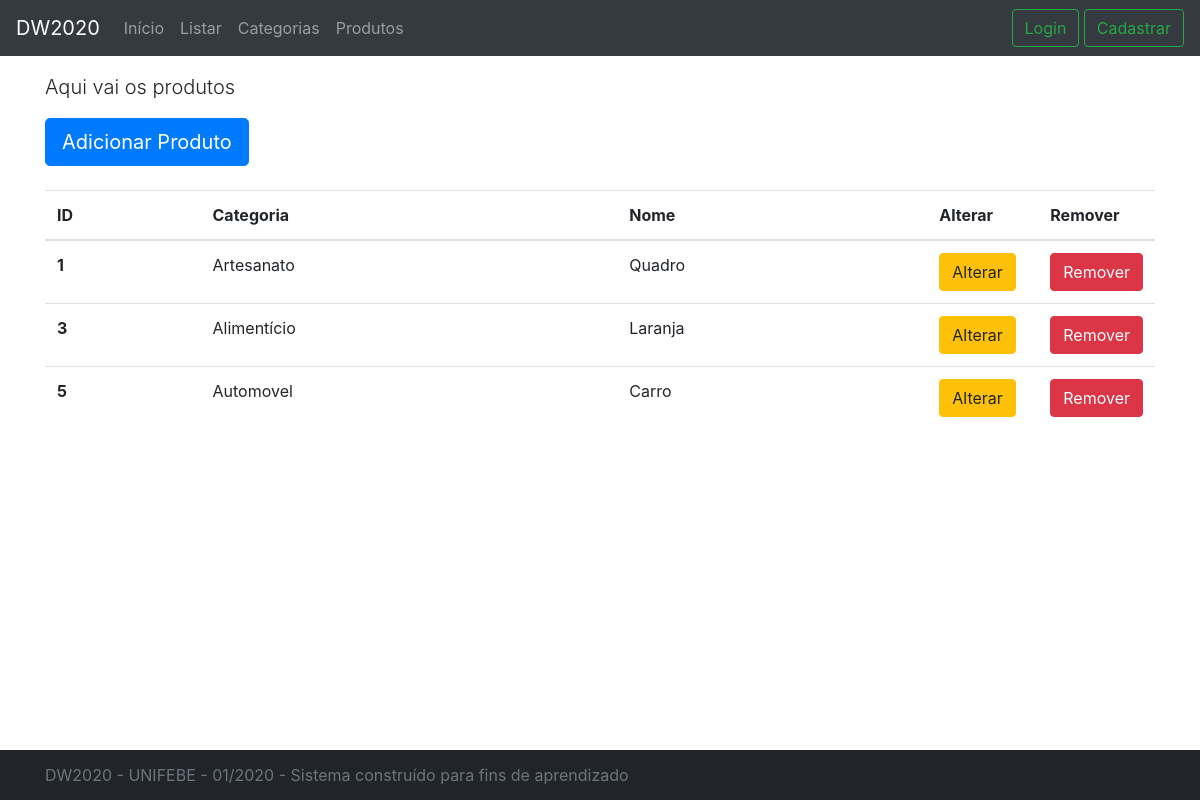
Before: /produto.php with the older database file.
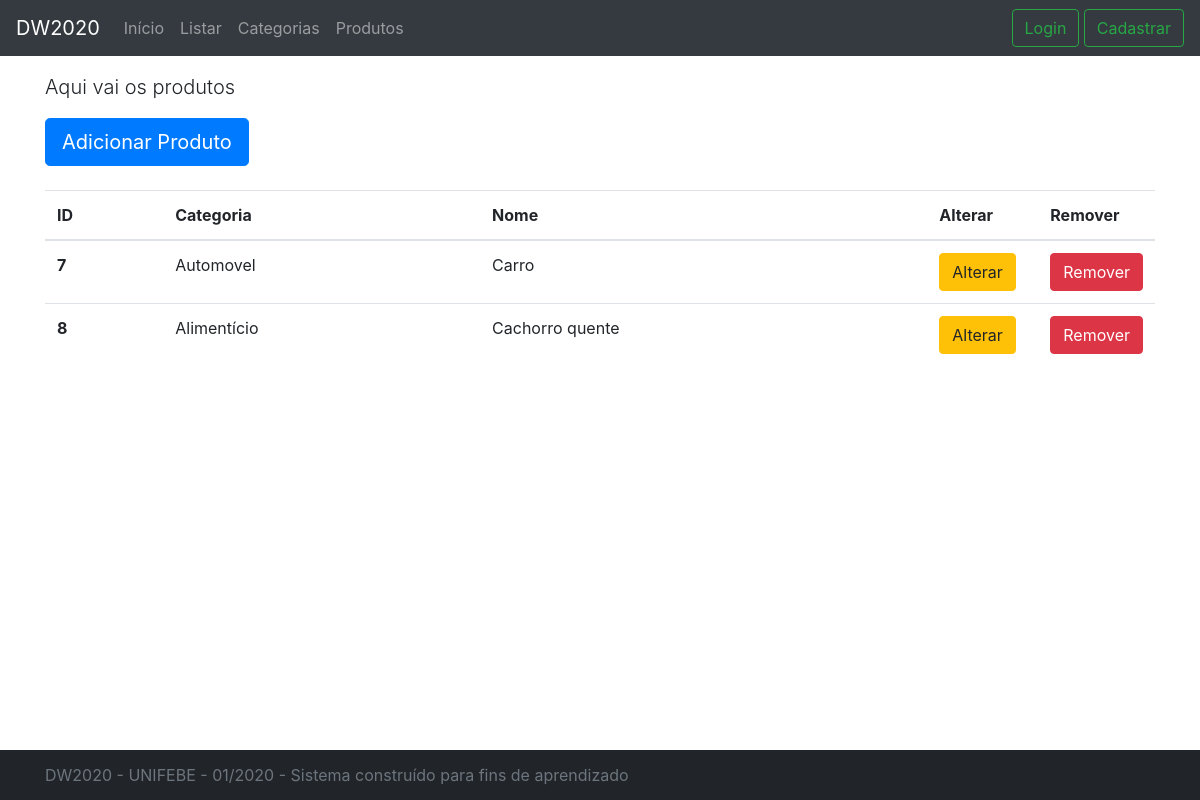
After: the same page with the newer database file.
### tables this page shows
CREATE TABLE "produto" (
	"id"	INTEGER NOT NULL,
	"categoria"	TEXT,
	"nome"	TEXT,
	"preco"	TEXT,
	"descricao"	TEXT,
	"imagem"	TEXT,
	PRIMARY KEY("id" AUTOINCREMENT)
);

### produto.php (the view, shortened to what this page needs)
<?php
$conexao = new PDO('sqlite:dw.db');
$query = "SELECT * FROM produto";
$result = $conexao->query($query);
$result = $result->fetchAll();
?>
<!doctype html>
<html lang="pt-br">
<head>
  <link href="css/bootstrap.css" rel="stylesheet">
  <link href="css/navbar-top-fixed.css" rel="stylesheet">
  <link href="css/sticky-footer.css" rel="stylesheet">
</head>
<body>
  <?php require_once 'nav.php' ?>
  <main role="main" class="container">
    <p class="lead">Aqui vai os produtos</p>
    <a class="btn btn-primary btn-lg mb-4" href="novo_produto.php">Adicionar Produto</a>
    <table class="table">
      <thead>
        <tr>
          <th scope="col">ID</th>
          <th scope="col">Categoria</th>
          <th scope="col">Nome</th>
          <th style="width: 10%" scope="col">Alterar</th>
          <th style="width: 10%" scope="col">Remover</th>
        </tr>
      </thead>
      <tbody>
        <?php
        foreach ($result as $r) {
        ?>
          <tr>
            <th scope="row"><?php echo $r['id'] ?></th>
            <td><?php echo $r['categoria'] ?></td>
            <td><?php echo $r['nome'] ?></td>
            <td><a href="editar_produto.php?id=<?php echo $r['id'] ?>" class="btn btn-warning">Alterar</a></td>
            <td><a href="remover_produto.php?id=<?php echo $r['id'] ?>" class="btn btn-danger">Remover</a></td>
          </tr>
        <?php
        }
        ?>
      </tbody>
    </table>
  </main>
  <?php require_once 'footer.php' ?>
</body>
</html>

### nav.php (shortened to what this page needs)
<nav class="navbar navbar-expand-md navbar-dark fixed-top bg-dark">
    <a class="navbar-brand" href="#">DW2020</a>
    <div class="collapse navbar-collapse" id="navbarCollapse">
        <ul class="navbar-nav mr-auto">
            <li class="nav-item">
                <a class="nav-link" href="/">Início</a>
            </li>
            <li class="nav-item">
                <a class="nav-link" href="listar.php">Listar</a>
            </li>
            <li class="nav-item">
                <a class="nav-link" href="categoria.php">Categorias</a>
            </li>
            <li class="nav-item">
                <a class="nav-link" href="produto.php">Produtos</a>
            </li>
        </ul>
        <div class="d-inline mt-2 mt-md-0">
            <a class="btn btn-outline-success my-2 my-sm-0" href="login.php">Login</a>
            <a class="btn btn-outline-success my-2 my-sm-0" href="cadastrar.php">Cadastrar</a>
        </div>
    </div>
</nav>

### footer.php
<footer class="footer">
    <div class="container">
        <span class="text-muted">DW2020 - UNIFEBE - 01/2020 - Sistema construído para fins de aprendizado</span>
    </div>
</footer>

### css/navbar-top-fixed.css (style rules this page uses)
body { padding-top: 4.5rem; }

### css/sticky-footer.css (style rules this page uses)
html { position: relative; min-height: 100%; }
body { margin-bottom: 200px; }
.footer { position: absolute; bottom: 0; width: 100%; height: 50px; line-height: 50px; background-color: #212529; }

Changed rows visible on the page:
removed produto: id "1", categoria "Artesanato", nome "Quadro"
removed produto: id "3", categoria "Alimentício", nome "Laranja"
removed produto: id "5", categoria "Automovel", nome "Carro"
added produto: id "7", categoria "Automovel", nome "Carro"
added produto: id "8", categoria "Alimentício", nome "Cachorro quente"
